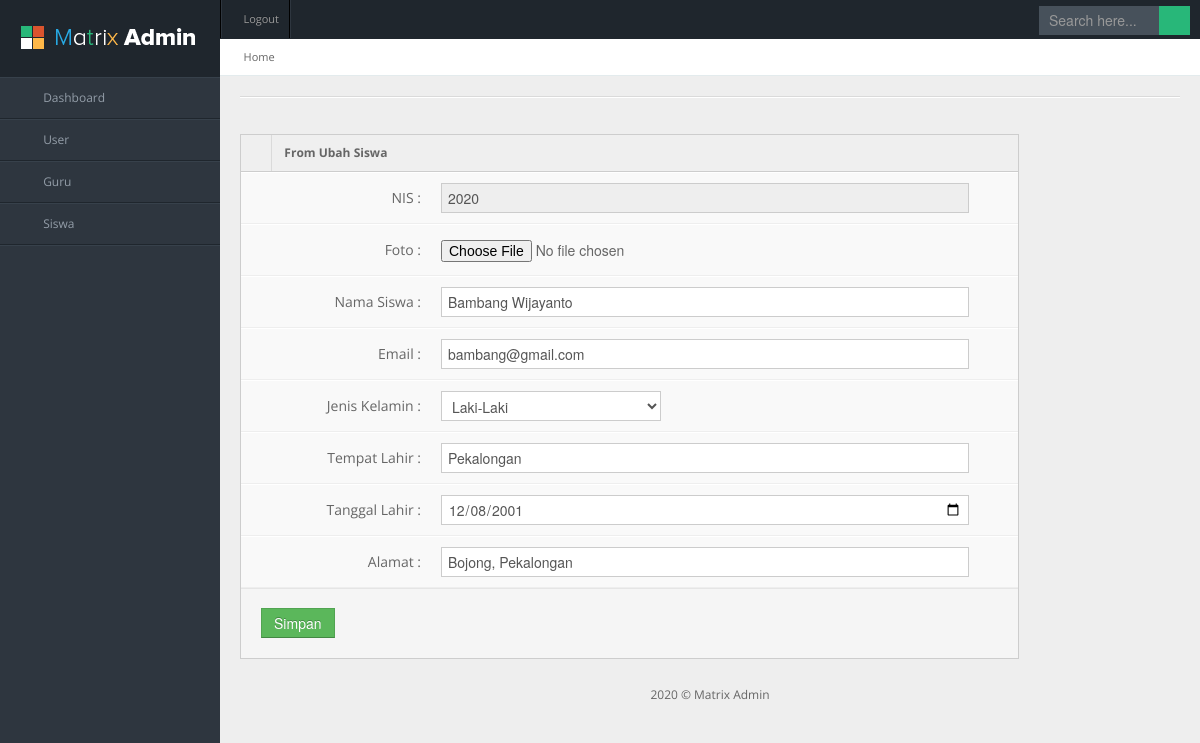
Page /admin/index.php?page=ubahsiswa&id_siswa=36 (signed in) on the committed database.
### tables this page shows
CREATE TABLE `tb_siswa` (
  `id_siswa` int(11) NOT NULL,
  `no_induk` int(15) NOT NULL,
  `foto` varchar(50) NOT NULL,
  `nama` varchar(45) NOT NULL,
  `email` varchar(150) NOT NULL,
  `jk` enum('','L','P') NOT NULL,
  `tmp_lahir` varchar(25) NOT NULL,
  `tgl_lahir` date NOT NULL,
  `alamat` text NOT NULL
);

### admin/form.php (the view, shortened to what this page needs)
<?php if ($_GET['page'] == "ubahsiswa") {
	$id_siswa = $_GET['id_siswa'];
	$sql = mysqli_query($koneksi, "SELECT * FROM tb_siswa WHERE id_siswa = '$id_siswa'");
	while ($data = mysqli_fetch_array($sql)) {
?>
		<div class="container-fluid">
			<hr>
			<div class="row-fluid">
				<div class="span10">
					<div class="widget-box">
						<div class="widget-title"> <span class="icon"> <i class="icon-align-justify"></i> </span>
							<h5>From Ubah Siswa</h5>
						</div>
						<div class="widget-content nopadding">
							<form action="crud/siswa/update.php" method="post" enctype="multipart/form-data" class="form-horizontal">
								<div class="control-group">
									<label class="control-label">NIS :</label>
									<div class="controls">
										<input type="text" readonly class="span11" name="nis" value="<?php echo $data['no_induk'] ?>" placeholder="NIS" required />
									</div>
								</div>
								<div class="control-group">
									<label class="control-label">Foto :</label>
									<div class="controls">
										<input type="file" class="span11" name="foto" placeholder="Foto" />
									</div>
								</div>
								<div class="control-group">
									<label class="control-label">Nama Siswa :</label>
									<div class="controls">
										<input type="text" class="span11" name="nama" value="<?php echo $data['nama'] ?>" placeholder="Nama Siswa" required />
									</div>
								</div>
								<div class="control-group">
									<label class="control-label">Email :</label>
									<div class="controls">
										<input type="text" class="span11" name="email" value="<?php echo $data['email'] ?>" placeholder="Email" required />
									</div>
								</div>
								<div class="control-group">
									<label class="control-label">Jenis Kelamin :</label>
									<div class="controls">
										<select required name="jk">
											<option value="<?= $data['jk'] ?>">
												<?php
												$jk = "";
												if ($data['jk'] == "L") {
													$jk = "Laki-Laki";
												} else {
													$jk = "Perempuan";
												}
												echo $jk;
												?>
											</option>
										</select>
									</div>
								</div>
								<div class="control-group">
									<label class="control-label">Tempat Lahir :</label>
									<div class="controls">
										<input type="text" class="span11" name="tmp_lahir" value="<?= $data['tmp_lahir'] ?>" placeholder="Tempat Lahir" required />
									</div>
								</div>
								<div class="control-group">
									<label class="control-label">Tanggal Lahir :</label>
									<div class="controls">
										<input type="date" class="span11" name="tgl_lahir" value="<?php echo $data['tgl_lahir'] ?>" placeholder="Tanggal Lahir" required />
									</div>
								</div>
								<div class="control-group">
									<label class="control-label">Alamat :</label>
									<div class="controls">
										<input type="text" class="span11" name="alamat" value="<?php echo $data['alamat'] ?>" placeholder="Alamat" required />
									</div>
								</div>
								<div class="form-actions">
									<input type="submit" class="btn btn-success" value="Simpan">
								</div>
							</form>
						</div>
					</div>
				</div>
			</div>
		</div>
<?php }
} ?>

### admin/index.php (shortened to what this page needs)
<!DOCTYPE html>
<html lang="en">
<head>
  <link rel="stylesheet" href="css/bootstrap.min.css" />
  <link rel="stylesheet" href="css/bootstrap-responsive.min.css" />
  <link rel="stylesheet" href="css/fullcalendar.css" />
  <link rel="stylesheet" href="css/matrix-style.css" />
  <link rel="stylesheet" href="css/matrix-media.css" />
  <link href="font-awesome/css/font-awesome.css" rel="stylesheet" />
  <link rel="stylesheet" href="css/jquery.gritter.css" />
</head>
<body>
  <div id="header">
    <h1><a href="index.php">Admin</a></h1>
  </div>
  <?php include 'header.php'; ?>
  <div id="search">
    <input type="text" placeholder="Search here..." />
    <button type="submit" class="tip-bottom" title="Search"><i class="icon-search icon-white"></i></button>
  </div>
  <?php include 'sidebarmenu.php' ?>
  <div id="content">
    <div id="content-header">
      <div id="breadcrumb"> <a href="index.html" title="Go to Home" class="tip-bottom"><i class="icon-home"></i>Home</a></div>
    </div>
    <?php include 'content.php' ?>
    <?php include 'footer.php' ?>
</body>
</html>

### admin/header.php
<div id="user-nav" class="navbar navbar-inverse">
	<ul class="nav">
		<li class=""><a title="" href="logout.php"><i class="icon icon-share-alt"></i> <span class="text">Logout</span></a></li>
	</ul>
</div>

### admin/sidebarmenu.php
<div id="sidebar"><a href="#" class="visible-phone"><i class="icon icon-home"></i> Dashboard</a>
  <ul>
    <li><a href="index.php"><i class="icon icon-home"></i> <span>Dashboard</span></a> </li>
    <li><a href="index.php?page=user"><i class="icon icon-signal"></i> <span>User</span></a> </li>
    <li><a href="index.php?page=guru"><i class="icon icon-th"></i> <span>Guru</span></a></li>
    <li><a href="index.php?page=siswa"><i class="icon icon-fullscreen"></i> <span>Siswa</span></a></li>
  </ul>
</div>

### admin/content.php (shortened to what this page needs)
<?php
if ($_GET['page'] == "user") {
    include 'tabel.php';
} else if ($_GET['page'] == "guru") {
    include 'tabel.php';
} else if ($_GET['page'] == "siswa") {
    include 'tabel.php';
} else if ($_GET['page'] == "tambahuser") {
    include 'form.php';
} else if ($_GET['page'] == "ubahuser") {
    include 'form.php';
} else if ($_GET['page'] == "tambahguru") {
    include 'form.php';
} else if ($_GET['page'] == "ubahguru") {
    include 'form.php';
} else if ($_GET['page'] == "tambahsiswa") {
    include 'form.php';
} else if ($_GET['page'] == "ubahsiswa") {
    include 'form.php';
} else if ($_GET[""] == "") {
    include 'box.php';
}

### admin/footer.php
<div class="row-fluid">
    <div id="footer" class="span12"> <?php echo date('Y') ?> &copy; Matrix Admin</a> </div>
</div>

### admin/css/matrix-media.css (style rules this page uses)
body { background:#2E363F; }
#header { background-color: #1f262d; margin-top:10px; }
#search input[type=text], #search button { background-color: #28b779; }
#sidebar > ul { border-bottom: 1px solid #37414b }
#sidebar > ul > li { border-top: 1px solid #37414b; border-bottom: 1px solid #1f262d; }
#search input[type=text] { background-color: #47515b; color: #fff; }

### rows in the picture
tb_siswa: nis "2020", nama "Bambang Wijayanto", email "bambang@gmail.com", jk "Laki-Laki", tmp_lahir "Pekalongan", tgl_lahir "12/08/2001", alamat "Bojong, Pekalongan"
